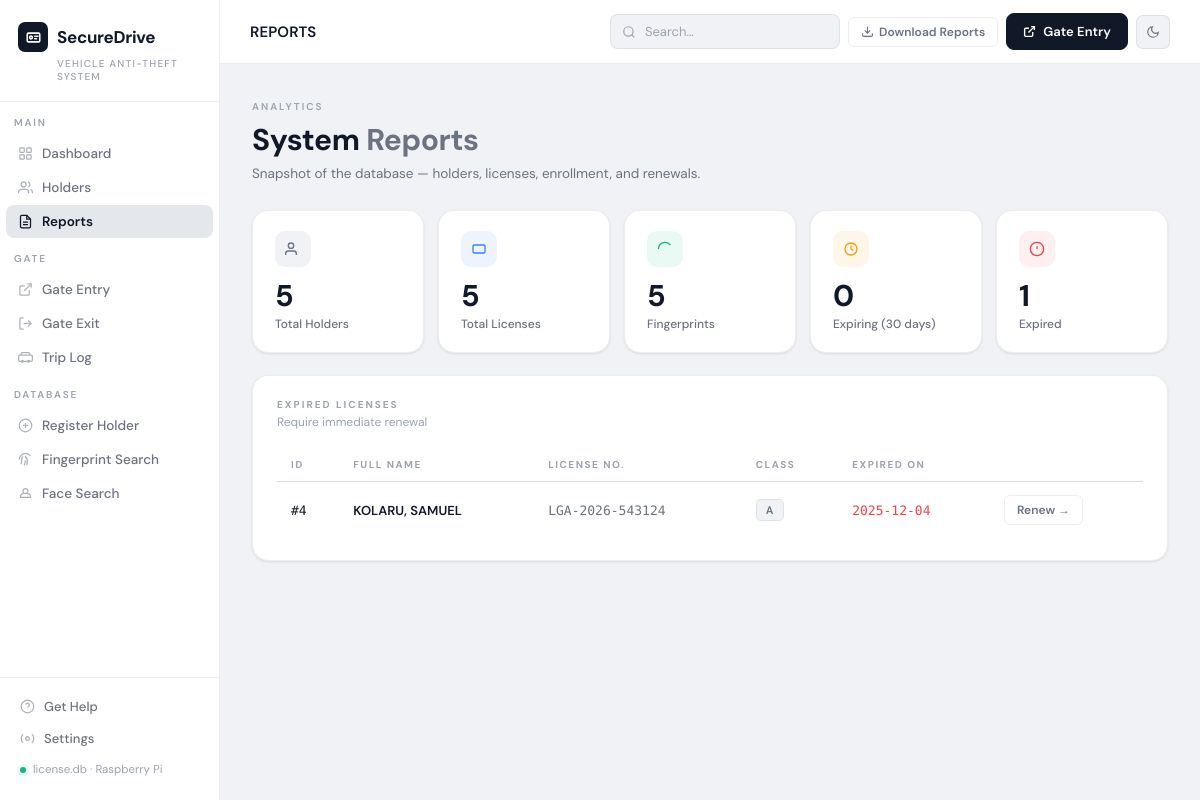
Page /reports on the committed database.
### tables this page shows
CREATE TABLE licenses (
            id                  INTEGER PRIMARY KEY AUTOINCREMENT,
            holder_id           INTEGER NOT NULL,
            license_number      TEXT UNIQUE NOT NULL,
            date_of_issue       TEXT NOT NULL,
            expiry_date         TEXT NOT NULL,
            license_class       TEXT NOT NULL,
            state_of_issue      TEXT NOT NULL,
            endorsements        TEXT,
            authorized_by       TEXT,
            created_at          TEXT DEFAULT (datetime('now')),
            FOREIGN KEY (holder_id) REFERENCES holders(id)
        );

CREATE TABLE holders (
            id                  INTEGER PRIMARY KEY AUTOINCREMENT,
            surname             TEXT NOT NULL,
            first_name          TEXT NOT NULL,
            date_of_birth       TEXT NOT NULL,
            sex                 TEXT CHECK(sex IN ('M', 'F')),
            height_cm           REAL,
            blood_group         TEXT,
            street_address      TEXT,
            state               TEXT,
            phone_number        TEXT,
            next_of_kin         TEXT,
            next_of_kin_phone   TEXT,
            religion            TEXT,
            nationality         TEXT,
            created_at          TEXT DEFAULT (datetime('now')),
            updated_at          TEXT DEFAULT (datetime('now'))
        );

### app.py (the view)
@app.route("/reports")
def reports():
    stats = db.get_stats()
    all_holders = db.get_all_holders()
    expired = [h for h in all_holders if h.get("expiry_date") and h["expiry_date"] < datetime.now().strftime("%Y-%m-%d")]
    return render_template("reports.html", stats=stats, expired=expired)

### app.py (called while the page is built)
@app.context_processor
def inject_now():
    return {"now": datetime.now().strftime("%Y-%m-%d")}

### database.py (called while the page is built)
def get_connection():
    conn = sqlite3.connect(DB_PATH)
    conn.row_factory = sqlite3.Row
    return conn

def get_all_holders():
    conn = get_connection()
    c = conn.cursor()
    c.execute("""
        SELECT h.*, l.license_number, l.expiry_date, l.license_class,
               CASE WHEN f.holder_id IS NOT NULL THEN 1 ELSE 0 END as has_fingerprint,
               p.file_path as photo_path
        FROM holders h
        LEFT JOIN licenses l ON h.id = l.holder_id
        LEFT JOIN fingerprints f ON h.id = f.holder_id
        LEFT JOIN photos p ON h.id = p.holder_id AND p.photo_type = 'passport'
        ORDER BY h.surname, h.first_name
    """)
    rows = c.fetchall()
    conn.close()
    return [dict(r) for r in rows]

### templates/reports.html (shortened to what this page needs)
{% extends "base.html" %}
{% block topbar_title %}REPORTS{% endblock %}
{% block content %}
<div class="page-header">
    <div>
        <div class="eyebrow">Analytics</div>
        <div class="page-title">System <em>Reports</em></div>
        <div class="page-sub">Snapshot of the database — holders, licenses, enrollment, and renewals.</div>
    </div>
</div>
<div class="stats-grid">
    <div class="stat-card">
        <div class="stat-top">
            <div class="stat-icon">
                <svg width="16" height="16" fill="none" stroke="currentColor" stroke-width="2" viewBox="0 0 24 24"><path d="M17 21v-2a4 4 0 0 0-4-4H5a4 4 0 0 0-4 4v2"/><circle cx="9" cy="7" r="4"/></svg>
            </div>
        </div>
        <div class="stat-value">{{ stats.total_holders }}</div>
        <div class="stat-label">Total Holders</div>
    </div>
    <div class="stat-card tone-blue">
        <div class="stat-top">
            <div class="stat-icon">
                <svg width="16" height="16" fill="none" stroke="currentColor" stroke-width="2" viewBox="0 0 24 24"><rect x="3" y="6" width="18" height="12" rx="2"/></svg>
            </div>
        </div>
        <div class="stat-value">{{ stats.total_licenses }}</div>
        <div class="stat-label">Total Licenses</div>
    </div>
    <div class="stat-card tone-green">
        <div class="stat-top">
            <div class="stat-icon">
                <svg width="16" height="16" fill="none" stroke="currentColor" stroke-width="2" viewBox="0 0 24 24"><path d="M2 12C2 6.5 6.5 2 12 2a10 10 0 0 1 8 4"/></svg>
            </div>
        </div>
        <div class="stat-value">{{ stats.total_fingerprints }}</div>
        <div class="stat-label">Fingerprints</div>
    </div>
    <div class="stat-card tone-amber">
        <div class="stat-top">
            <div class="stat-icon">
                <svg width="16" height="16" fill="none" stroke="currentColor" stroke-width="2" viewBox="0 0 24 24"><circle cx="12" cy="12" r="9"/><polyline points="12 7 12 12 15 14"/></svg>
            </div>
        </div>
        <div class="stat-value">{{ stats.expiring_soon }}</div>
        <div class="stat-label">Expiring (30 days)</div>
    </div>
    <div class="stat-card tone-red">
        <div class="stat-top">
            <div class="stat-icon">
                <svg width="16" height="16" fill="none" stroke="currentColor" stroke-width="2" viewBox="0 0 24 24"><circle cx="12" cy="12" r="10"/><line x1="12" y1="8" x2="12" y2="12"/><line x1="12" y1="16" x2="12.01" y2="16"/></svg>
            </div>
        </div>
        <div class="stat-value">{{ stats.expired }}</div>
        <div class="stat-label">Expired</div>
    </div>
</div>
<div class="card">
    <div class="card-header">
        <div>
            <div class="card-title">Expired Licenses</div>
            <div class="card-sub">Require immediate renewal</div>
        </div>
    </div>
    {% if expired %}
    <div class="table-wrap">
        <table>
            <thead>
                <tr>
                    <th>ID</th>
                    <th>Full Name</th>
                    <th>License No.</th>
                    <th>Class</th>
                    <th>Expired On</th>
                    <th></th>
                </tr>
            </thead>
            <tbody>
                {% for h in expired %}
                <tr>
                    <td><span class="mono text-gold">#{{ h.id }}</span></td>
                    <td><strong>{{ h.surname }}, {{ h.first_name }}</strong></td>
                    <td><span class="mono">{{ h.license_number or '—' }}</span></td>
                    <td>{% if h.license_class %}<span class="badge badge-gold">{{ h.license_class }}</span>{% else %}—{% endif %}</td>
                    <td><span class="mono text-red">{{ h.expiry_date }}</span></td>
                    <td>
                        <a href="{{ url_for('edit_holder', holder_id=h.id) }}" class="btn btn-outline btn-sm">Renew →</a>
                    </td>
                </tr>
                {% endfor %}
            </tbody>
        </table>
    </div>
    {% else %}
    <div class="empty-state" style="padding:30px">
        <p class="text-green">✓ No expired licenses</p>
    </div>
    {% endif %}
</div>
{% endblock %}

### rows in the picture
licenses: id "4", surname "KOLARU", first_name "SAMUEL", license_number "LGA-2026-543124", license_class "A", expiry_date "2025-12-04"

### other values in the picture
{{ stats.total_holders }} "5"
{{ stats.total_licenses }} "5"
{{ stats.total_fingerprints }} "5"
{{ stats.expiring_soon }} "0"
{{ stats.expired }} "1"
